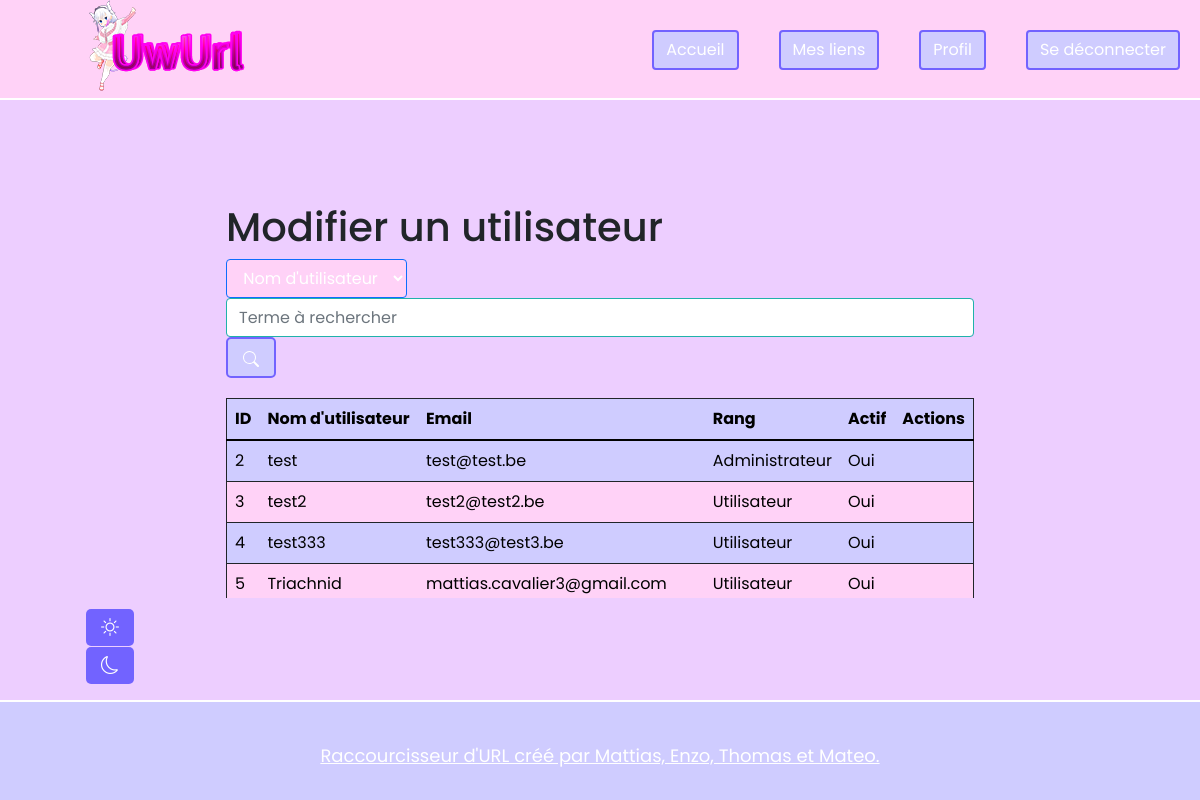
The app's page /admin/admin.php (signed in) with its own data.
### tables this page shows
CREATE TABLE `users` (
  `id` int(11) NOT NULL,
  `username` varchar(200) NOT NULL,
  `email` varchar(200) NOT NULL,
  `password` varchar(500) NOT NULL,
  `rank` int(11) NOT NULL DEFAULT 0,
  `isdeleted` tinyint(1) NOT NULL DEFAULT 0,
  `datecreated` timestamp NOT NULL DEFAULT current_timestamp(),
  `modifieruser` int(11) DEFAULT NULL,
  `modifieddate` timestamp NOT NULL DEFAULT current_timestamp()
);

### admin/admin.php (the view, shortened to what this page needs)
<?php
require_once('../php/connect.php');
    if(isset($_POST['column_name']) && !empty($_POST['column_name'])
    && isset($_POST['search_opt']) && !empty($_POST['search_opt'])) {
        $column_name = $_POST['column_name'];
        $search_opt = $_POST['search_opt'];
        try{
        $searchQuery = 'SELECT * FROM users WHERE '.$column_name.' LIKE ?';
        $search = $db->prepare($searchQuery);
        $search->execute(array('%'.$search_opt.'%'));
        $searchresult = $search->fetchAll(PDO::FETCH_ASSOC);
        }catch(PDOException $e) {
            echo 'ERROR: ' . $e->getMessage();
        }
    } else {
            $sql = $db->prepare('SELECT * FROM users');
            $sql->execute();
            $result = $sql->fetchAll(PDO::FETCH_ASSOC);
        }
?>
<!DOCTYPE html>
<html lang="fr">
<head>
    <link rel="stylesheet" href="https://unicons.iconscout.com/release/v3.0.6/css/line.css">
    <link rel="stylesheet" href="https://cdn.jsdelivr.net/npm/bootstrap-icons@1.8.1/font/bootstrap-icons.css">
    <link href="https://cdn.jsdelivr.net/npm/bootstrap@5.1.3/dist/css/bootstrap.min.css" rel="stylesheet">
    <link rel="stylesheet" href="../CSS/link.css">
    <link href="<?php if(isset($theme)){echo '../CSS/'.$theme.'.css';}elseif($_COOKIE['theme']){echo '../CSS/'.$_COOKIE['theme'].'.css';}else{echo '../CSS/style.css';} ?>" rel="stylesheet" type="text/css"/>
</head>
<body class="admin">
    <nav>
        <h1><a href="../index.php"><img src="../ressources/logo.png" alt="logo UWUrl"></a></h1>
                <div class="link">
                    <a href="../php/close.php" class="btn btn-primary">Se déconnecter</a>
                    <a href="../user/profil.php" class="btn btn-primary">Profil</a>
                    <a href="../user/ownlink.php" class="btn btn-primary">Mes liens</a>
                   <a href="../index.php" class="btn btn-primary">Accueil</a>
                </div>
        </nav>
        <main>
            <h1>Modifier un utilisateur</h1>
                    <form method="POST">
                        <select name="column_name" id="column_name" class="btn btn-primary dropdown-toggle admin_dropdown" data-bs-toggle="dropdown" aria-expanded="false">
                            <option value="username">Nom d'utilisateur</option>
                        </select>
                        <input type="text" name="search_opt" id="search_opt" placeholder="Terme à rechercher" class="form-control">
                        <button type="submit" class="btn_search"></button>
                    </form>
                    <div id="table-wrapper">
                        <div id="table-scroll">
                            <table class="table table-stripped border border-dark">
                                <thead>
                                    <tr>
                                        <th>ID</th>
                                        <th>Nom d'utilisateur</th>
                                        <th>Email</th>
                                        <th>Rang</th>
                                        <th>Actif</th>
                                        <th>Actions</th>
                                    </tr>
                                </thead>
                                <tbody>
                                    <?php
                                    if (!empty($searchresult)) {
                                        foreach($searchresult as $row2) { ?>
                                            <tr>
                                                <td><?= $row2['id'] ?></td>
                                                <td><?= $row2['username'] ?></td>
                                                <td><?= $row2['email'] ?></td>
                                                <td><? if ($row2['rank'] > 0) {
                                                        echo 'Administrateur ';
                                                        echo '<a href="../php/rank.php?id='.$row2['id'].'&rank='.$row2['rank'].'"><i class="uil uil-user-minus"></i></a>';
                                                    } else{
                                                        echo 'Utilisateur ';
                                                        echo '<a href="../php/rank.php?id='.$row2['id'].'&rank='.$row2['rank'].'"><i class="uil uil-user-plus"></i></a>';
                                                    } ?></td>
                                                <td>
                                                    <? if ($row2['isdeleted'] == 0) {
                                                            echo 'Oui ';
                                                        } else{
                                                            echo 'Non ';
                                                        } ?>
                                                </td>
                                                <td>
                                                    <a href="history.php?id=<?=$row2['id']?>"><i class="uil uil-clock"></i></a>
                                                    <a href="userprofil.php?id=<?=$row2['id']?>"><i class="uil uil-edit"></i></a>
                                                </td>
                                            </tr>
                                    <? }
                                    } else {
                                        foreach($result as $row) { ?>
                                            <tr>
                                                <td><?= $row['id'] ?></td>
                                                <td><?= $row['username'] ?></td>
                                                <td><?= $row['email'] ?></td>
                                                <td><? if ($row['rank'] == 1) {
                                                        echo 'Administrateur ';
                                                    } else{
                                                        echo 'Utilisateur ';
                                                    } ?></td>
                                                <td>
                                                    <? if ($row['isdeleted'] == 0) {
                                                            echo 'Oui ';
                                                        } else{
                                                            echo 'Non ';
                                                        } ?>
                                                </td>
                                                <td>
                                                </td>
                                            </tr>
                                    <?
                                    }
                                    }
                                    ?>
                                </tbody>
                            </table>
                        </div>
                    </div>
                </main>
                <div class="themebtn">
                    <ul class="theme">
                        <li>
                            <form method="post" class="theme" id="default">
                                <button type="submit"><i class="bi bi-sun"></i></button>
                            </form>
                        </li>
                        <li>
                            <form method="post" class="theme" id="dark">
                                <button type="submit"><i class="bi bi-moon"></i></button>
                            </form>
                        </li>
                    </ul>
                </div>
                <footer>Raccourcisseur d'URL créé par Mattias, Enzo, Thomas et Mateo. </footer>
</body>
</html>

### CSS/link.css (style rules this page uses)
* { margin: 0; padding: 0; box-sizing: border-box; text-decoration: none; font-family: 'Poppins', sans-serif; }
body { display: flex; align-items: center; justify-content: center; min-height: 100vh; background: #20B2AA; padding: 0 10px; }
form input { height: 100%; width: 100%; outline: none; padding: 0 120px 0 45px; font-size: 20px; caret-color: #20B2AA; border: 2px solid #ddd; border-radius: 5px; transition: all 0.1s ease; }
form input:valid { border-color: #20B2AA; }
form input::placeholder { color: #c4c4c4; }
form button { position: absolute; right: 6px; padding: 5px 15px; font-size: 18px; border-radius: 5px; border: none; outline: none; background: #20B2AA; color: #fff; cursor: pointer; transition: all 0.3s ease; }

### CSS/style.css (style rules this page uses)
nav { background-color: #ffd2f7; color: white; text-decoration: underline; position: absolute; width:100%; height:100px; top: 0%; text-align: center; font-size: large; border-bottom: 2px solid #fff; }
nav>div>a { float: right; margin: 10px 20px; }
nav>h1 { float:left; text-align: center; width:30%; }
body { background-color: rgb(237, 206, 255); }
main { display: unset; height: 100%; min-height: 100%; }
a.btn-primary,button.btn-primary { margin-top: 30px; border: 2px solid #7263ff; background-color: #cfccff; }
.themebtn { position: absolute; bottom: 100px; left: 50px; align-items: center; display:flex; }
.themebtn>.theme>li { list-style-type: none; }
.themebtn>.theme>li>form { margin: auto 10px; }
.themebtn>.theme>li>form>button { margin: 1% auto; position: relative; background-color: #7263ff; }
.btn_search { position: initial; border: 2px solid #7263ff; background-color: #cfccff; }
tr:nth-child(even) { background-color: #ffd2f7; }
tr:nth-child(odd) { background-color: #cfccff; }
.admin_dropdown { background-color: #ffd2f7; }
#table-wrapper { position:relative; }
#table-scroll { height:200px; overflow:auto; margin-top:20px; }
#table-wrapper table { width:100%; }
#table-wrapper table * { color:black; }
footer { background-color: #cfccff; color: white; text-decoration: underline; display: block; position: absolute; width:100%; height:100px; margin-top: 100px; bottom: 0; text-align: center; padding-top: 40px; font-size: large; border-top: 2px solid #fff; }

### records on screen
users: id "2", username "test", email "test@test.be", isdeleted "Oui"
users: id "3", username "test2", email "test2@test2.be", isdeleted "Oui"
users: id "4", username "test333", email "test333@test3.be", isdeleted "Oui"
users: id "5", username "Triachnid", email "mattias.cavalier3@gmail.com", isdeleted "Oui"
